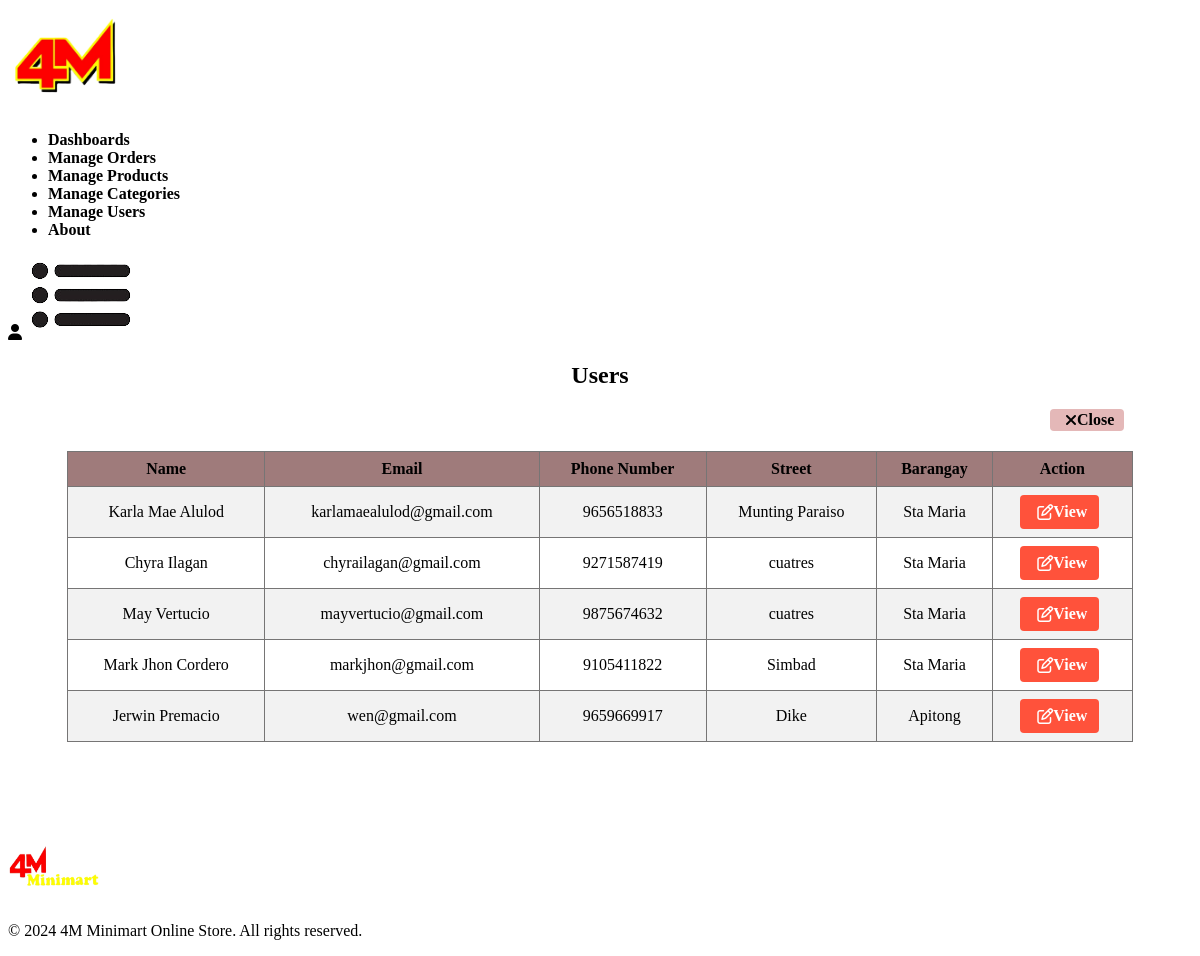
Screenshot of /admin/user.php with the database file from the repository.
### tables this page shows
CREATE TABLE `users` (
  `user_id` int(11) NOT NULL,
  `first_name` varchar(50) NOT NULL,
  `last_name` varchar(50) NOT NULL,
  `phone_number` varchar(20) NOT NULL,
  `username` varchar(50) NOT NULL,
  `email` varchar(50) NOT NULL,
  `password` varchar(255) NOT NULL,
  `confirm_password` varchar(255) NOT NULL,
  `role` varchar(45) NOT NULL,
  `address_id` int(11) NOT NULL
);

CREATE TABLE `address` (
  `address_id` int(11) NOT NULL,
  `street` varchar(225) NOT NULL,
  `barangay` varchar(225) NOT NULL,
  `municipality` varchar(225) NOT NULL
);

### admin/user.php (the view, shortened to what this page needs)
<?php
require '../DB/db_con.php';
try {
    $sql = "SELECT *
            FROM users
            INNER JOIN address ON users.address_id = address.address_id
            WHERE role = 'Customer'";
    $stmt = $pdo->prepare($sql);
    $stmt->execute();
    $users = $stmt->fetchAll(PDO::FETCH_ASSOC);
} catch (PDOException $e) {
    die("PDOException: " . $e->getMessage());
} catch (Exception $e) {
    die("Error: " . $e->getMessage());
}
?>
<!DOCTYPE html>
<html lang="en">
<head>
    <link rel="stylesheet" href="https://stackpath.bootstrapcdn.com/font-awesome/4.7.0/css/font-awesome.min.css">
    <link rel="stylesheet" href="../scss/style.scss">
</head>
<body>
<div class="header">
    <div class="container">
        <div class="navbar">
        <div class="logo">
            <a href="http://localhost/E-commerce/admin/admin_dash.php">
                <img src="../images/Logo.png" class= "pic" width="125">
            </a>
        </div>
        <nav id="menuItems">
        <ul>
        <li><a href="http://localhost/E-commerce/admin/admin_dash.php">Dashboards</a></li>
            <li><a href="http://localhost/E-commerce/admin/view_order.php">Manage Orders</a></li>
            <li><a href="http://localhost/E-commerce/admin/products.php">Manage Products</a></li>
            <li><a href="http://localhost/E-commerce/admin/category.php">Manage Categories</a></li>
            <li><a href="http://localhost/E-commerce/admin/user.php">Manage Users</a></li>
            <li><a href="http://localhost/E-commerce/admin/about.php">About</a></li>
        </ul>
        </nav>
        <div class="setting-sec">
            <a href="http://localhost/E-commerce/Account.php">
            <i class="fa-solid fa-user"></i>
            </a>
        <img src="../images/menu.png" class="menu-icon" onclick="menutoggle()">
        </div>
    </div>
    </div>
</div>
<div class="user-container">
    <h2 style="text-align: center;">Users</h2>
    <a href="http://localhost/E-commerce/admin/admin_dash.php"  class="btn-close" ><i class="fa fa-close"></i> Close</a>
    <table>
        <tr>
            <th>Name</th>
            <th>Email</th>
            <th>Phone Number</th>
            <th>Street</th>
            <th>Barangay</th>
            <th>Action</th>
        </tr>
        <?php foreach ($users as $customer) : ?>
            <tr>
            <td><?php echo $customer['first_name'] . ' ' . $customer['last_name']; ?></td>
                <td><?php echo $customer['email']; ?></td>
                <td><?php echo $customer['phone_number']; ?></td>
                <td><?php echo $customer['street']; ?></td>
                <td><?php echo $customer['barangay']; ?></td>
                <td><a href="http://localhost/E-commerce/admin/view_user_order.php?user_id=<?php echo $customer['user_id']; ?>" class="edit-button"><i class="fa fa-edit"></i>View</a></td>
            </tr>
        <?php endforeach; ?>
    </table>
</div>
<footer>
    <div class="container">
        <div class="row">
            <div class="footer-col-1">
            <img src="../images/logo2.png" width="100px" height="60px">
            </div>
            <div class="footer-col-2">
            <p>&copy; <?php echo date('Y'); ?> 4M Minimart Online Store. All rights reserved.</p>
            </div>
        </div>
    </div>
</footer>
</html>
</body>

### admin/user.php (style rules this page uses)
.user-container { min-height: 60vh; }
a { text-decoration: none; color: #000000; font-weight: bold; }
table { width: 90%; border-collapse: collapse; margin: 20px auto; }
th, td { border: 1px solid #767575; padding: 8px; text-align: center; }
th { background-color: #9f7b7b; color: Black; text-align: center; }
tr:nth-child(even) { background-color: #f2f2f2; }
.edit-button, .btn-add, .btn-close { display: inline-flex; align-items: center; padding: 8px 12px; border-radius: 4px; text-decoration: none; margin-right: 5px; }
.edit-button { background-color: #ff523b; color: white; }
.btn-close { background-color: #e4b8b8; padding: 2px 10px; margin-left: 88%; }
.fa { margin-left: 5px; display: inline-block; font: normal normal normal 14px/1 FontAwesome; font-size: inherit; text-rendering: auto; -webkit-font-smoothing: antialiased; -moz-osx-font-smoothing: grayscale }

### rows the page displays
users: first_name "Karla Mae", last_name "Alulod", email "karlamaealulod@gmail.com", phone_number "9656518833", address.street "Munting Paraiso", address.barangay "Sta Maria"
users: first_name "Chyra", last_name "Ilagan", email "chyrailagan@gmail.com", phone_number "9271587419", address.street "cuatres", address.barangay "Sta Maria"
users: first_name "May", last_name "Vertucio", email "mayvertucio@gmail.com", phone_number "9875674632", address.street "cuatres", address.barangay "Sta Maria"
users: first_name "Mark Jhon", last_name "Cordero", email "markjhon@gmail.com", phone_number "9105411822", address.street "Simbad", address.barangay "Sta Maria"
users: first_name "Jerwin", last_name "Premacio", email "wen@gmail.com", phone_number "9659669917", address.street "Dike", address.barangay "Apitong"
